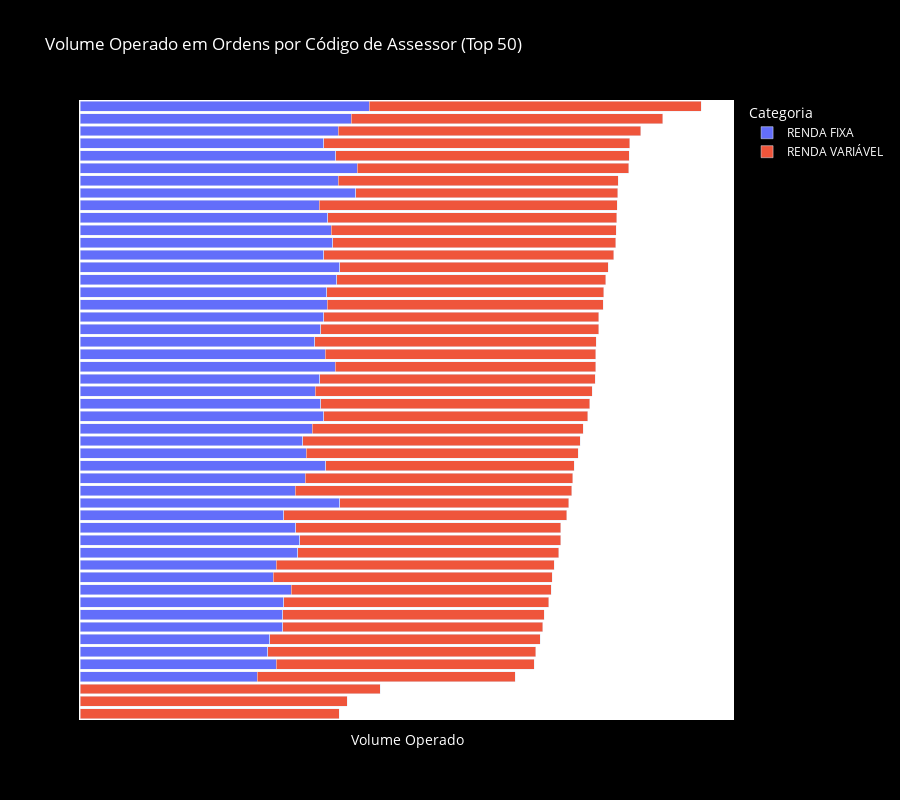

Write notebook code for a chart like this one.
### Code cell
# Criar visualização da relação de volume operado em ordens com escala logarítmica
df_plot = df.copy()
df_plot["volume_operado_total"] = (
    df_plot["volume_operado_rf"] + df_plot["volume_operado_rv"]
)
df_plot = df_plot[df_plot["volume_operado_total"] > 0]
df_plot = df_plot.sort_values(by="volume_operado_total", ascending=False).head(
    50
)
df_plot["codigo_assessor"] = df_plot["codigo_assessor"].astype(str)

# Selecionar apenas colunas de clientes relevantes
volume_columns = ["volume_operado_rf", "volume_operado_rv"]

# Criar DataFrame no formato longo para plotly
df_long = df_plot.melt(
    id_vars=["codigo_assessor"],
    value_vars=volume_columns,
    var_name="Categoria",
    value_name="Valor",
)

# Filtrar valores zero para evitar espaços em branco
df_long = df_long[df_long["Valor"] > 0]

# Aplicar transformação logarítmica para melhor visualização de valores pequenos
# Adicionar 1 para evitar log(0)
df_long["Valor_Log"] = df_long["Valor"].apply(
    lambda x: np.log10(x + 1) if x > 0 else 0
)

# Criar coluna mascarada com valores originais
df_long["Valor_Masked"] = df_long["Valor"].apply(mask_value)

# Mapear nomes mais amigáveis
category_names = {
    "volume_operado_rf": "RENDA FIXA",
    "volume_operado_rv": "RENDA VARIÁVEL",
}
df_long["Categoria"] = df_long["Categoria"].map(category_names)

# Criar gráfico de barras empilhadas horizontal com escala logarítmica
fig = px.bar(
    df_long,
    x="Valor_Log",  # Usar valor logarítmico para visualização
    y="codigo_assessor",
    color="Categoria",
    title="Volume Operado em Ordens por Código de Assessor (Top 50)",
    labels={
        "codigo_assessor": "Código do Assessor",
        "Valor_Log": "Volume Operado",
    },
    custom_data=["Valor_Masked", "Categoria"],
    orientation="h",
)

# Atualizar layout para melhor visualização
fig.update_traces(
    hovertemplate="<b>Assessor:</b> %{y}<br>"
    + "<b>Categoria:</b> %{customdata[1]}<br>"
    + "<b>Valor:</b> %{customdata[0]}<br>"
    + "<extra></extra>"
)
fig.update_layout(
    xaxis_title="Volume Operado",
    xaxis=dict(showticklabels=False),  # Esconder valores no eixo X
    yaxis=dict(categoryorder="total ascending", showticklabels=False),
    yaxis_title="",
    plot_bgcolor="white",
    paper_bgcolor="black",
    title_font_color="white",
    height=800,
    barmode="stack",
    showlegend=True,
    legend=dict(
        title="Categoria",
        orientation="v",
        yanchor="top",
        y=1,
        xanchor="left",
        x=1.02,
        font=dict(color="white"),
    ),
)

fig.update_xaxes(title_font=dict(color="white"))

fig.show()

### Figure 1 — Plotly figure (JSON) as saved in the notebook; plotly's stock layout.template omitted (floating-point values rounded to 4 significant figures)
{"data": [{"customdata": [["31******.**", "RENDA FIXA"], ["10******.**", "RENDA FIXA"], ["20*****.**", "RENDA FIXA"], ["49*****.**", "RENDA FIXA"], ["16*****.**", "RENDA FIXA"], ["42*****.**", "RENDA FIXA"], ["20*****.**", "RENDA FIXA"], ["26*****.**", "RENDA FIXA"], ["32*****.**", "RENDA FIXA"], ["15******.**", "RENDA FIXA"], ["36*****.**", "RENDA FIXA"], ["50*****.**", "RENDA FIXA"], ["19****.**", "RENDA FIXA"], ["12*****.**", "RENDA FIXA"], ["13******.**", "RENDA FIXA"], ["17*****.**", "RENDA FIXA"], ["25*****.**", "RENDA FIXA"], ["10****.**", "RENDA FIXA"], ["25*****.**", "RENDA FIXA"], ["12*****.**", "RENDA FIXA"], ["12****.**", "RENDA FIXA"], ["60****.**", "RENDA FIXA"], ["16*****.**", "RENDA FIXA"], ["21*****.**", "RENDA FIXA"], ["38****.**", "RENDA FIXA"], ["53*****.**", "RENDA FIXA"], ["45*****.**", "RENDA FIXA"], ["22*****.**", "RENDA FIXA"], ["72****.**", "RENDA FIXA"], ["10*****.**", "RENDA FIXA"], ["17*****.**", "RENDA FIXA"], ["84***.**", "RENDA FIXA"], ["41*****.**", "RENDA FIXA"], ["69****.**", "RENDA FIXA"], ["20*****.**", "RENDA FIXA"], ["73***.**", "RENDA FIXA"], ["39****.**", "RENDA FIXA"], ["19****.**", "RENDA FIXA"], ["43****.**", "RENDA FIXA"], ["49****.**", "RENDA FIXA"], ["54*****.**", "RENDA FIXA"], ["18****.**", "RENDA FIXA"], ["30****.**", "RENDA FIXA"], ["18****.**", "RENDA FIXA"], ["23*****.**", "RENDA FIXA"], ["38***.**", "RENDA FIXA"], ["12****.**", "RENDA FIXA"]], "hovertemplate": "<b>Assessor:</b> %{y}<br><b>Categoria:</b> %{customdata[1]}<br><b>Valor:</b> %{customdata[0]}<br><extra></extra>", "legendgroup": "RENDA FIXA", "marker": {"color": "#636efa", "pattern": {"shape": ""}}, "name": "RENDA FIXA", "orientation": "h", "showlegend": true, "textposition": "auto", "type": "bar", "x": [7.498, 7.029, 6.314, 6.694, 6.206, 6.631, 6.313, 6.425, 6.507, 7.187, 6.557, 6.701, 5.286, 6.085, 7.143, 6.24, 6.401, 5.005, 6.408, 6.1, 5.089, 5.778, 6.216, 6.323, 5.583, 6.728, 6.659, 6.353, 5.859, 6.019, 6.239, 4.925, 6.623, 5.845, 6.321, 4.866, 5.594, 5.286, 5.641, 5.691, 6.738, 5.256, 5.478, 5.262, 6.375, 4.589, 5.086], "xaxis": "x", "y": ["101", "91", "95", "2", "79", "9", "33", "93", "15", "22", "12", "83", "32", "45", "119", "104", "103", "92", "13", "16", "53", "102", "52", "113", "24", "10", "29", "117", "5", "71", "62", "63", "0", "64", "96", "19", "8", "80", "3", "56", "77", "108", "43", "50", "1", "20", "66"], "yaxis": "y"}, {"customdata": [["40*******.**", "RENDA VARIÁVEL"], ["11*******.**", "RENDA VARIÁVEL"], ["87******.**", "RENDA VARIÁVEL"], ["68******.**", "RENDA VARIÁVEL"], ["60******.**", "RENDA VARIÁVEL"], ["53******.**", "RENDA VARIÁVEL"], ["40******.**", "RENDA VARIÁVEL"], ["33******.**", "RENDA VARIÁVEL"], ["31******.**", "RENDA VARIÁVEL"], ["24******.**", "RENDA VARIÁVEL"], ["10******.**", "RENDA VARIÁVEL"], ["21******.**", "RENDA VARIÁVEL"], ["17******.**", "RENDA VARIÁVEL"], ["21******.**", "RENDA VARIÁVEL"], ["20******.**", "RENDA VARIÁVEL"], ["62*****.**", "RENDA VARIÁVEL"], ["16******.**", "RENDA VARIÁVEL"], ["15******.**", "RENDA VARIÁVEL"], ["17******.**", "RENDA VARIÁVEL"], ["14******.**", "RENDA VARIÁVEL"], ["15******.**", "RENDA VARIÁVEL"], ["16******.**", "RENDA VARIÁVEL"], ["15******.**", "RENDA VARIÁVEL"], ["13******.**", "RENDA VARIÁVEL"], ["13******.**", "RENDA VARIÁVEL"], ["14******.**", "RENDA VARIÁVEL"], ["92*****.**", "RENDA VARIÁVEL"], ["93*****.**", "RENDA VARIÁVEL"], ["10******.**", "RENDA VARIÁVEL"], ["11******.**", "RENDA VARIÁVEL"], ["10******.**", "RENDA VARIÁVEL"], ["95*****.**", "RENDA VARIÁVEL"], ["10******.**", "RENDA VARIÁVEL"], ["55*****.**", "RENDA VARIÁVEL"], ["85*****.**", "RENDA VARIÁVEL"], ["69*****.**", "RENDA VARIÁVEL"], ["88*****.**", "RENDA VARIÁVEL"], ["83*****.**", "RENDA VARIÁVEL"], ["73*****.**", "RENDA VARIÁVEL"], ["72*****.**", "RENDA VARIÁVEL"], ["59*****.**", "RENDA VARIÁVEL"], ["58*****.**", "RENDA VARIÁVEL"], ["84****.**", "RENDA VARIÁVEL"], ["60*****.**", "RENDA VARIÁVEL"], ["54*****.**", "RENDA VARIÁVEL"], ["53*****.**", "RENDA VARIÁVEL"], ["52*****.**", "RENDA VARIÁVEL"], ["27*****.**", "RENDA VARIÁVEL"], ["49*****.**", "RENDA VARIÁVEL"], ["48*****.**", "RENDA VARIÁVEL"]], "hovertemplate": "<b>Assessor:</b> %{y}<br><b>Categoria:</b> %{customdata[1]}<br><b>Valor:</b> %{customdata[0]}<br><extra></extra>", "legendgroup": "RENDA VARIÁVEL", "marker": {"color": "#EF553B", "pattern": {"shape": ""}}, "name": "RENDA VARIÁVEL", "orientation": "h", "showlegend": true, "textposition": "auto", "type": "bar", "x": [8.608, 8.078, 7.941, 7.838, 7.782, 7.726, 7.605, 7.521, 7.496, 7.395, 7.034, 7.332, 7.254, 7.334, 7.302, 6.795, 7.207, 7.181, 7.239, 7.155, 7.184, 7.209, 7.188, 7.143, 7.129, 7.161, 6.964, 6.971, 7.02, 7.06, 7.022, 6.978, 7.007, 6.743, 6.931, 6.842, 6.945, 6.923, 6.869, 6.862, 6.772, 6.768, 5.927, 6.782, 6.737, 6.728, 6.721, 6.434, 6.698, 6.687], "xaxis": "x", "y": ["101", "91", "95", "2", "6", "79", "9", "33", "93", "15", "22", "12", "83", "32", "45", "119", "104", "103", "92", "13", "16", "53", "102", "52", "113", "24", "10", "29", "117", "5", "71", "62", "63", "0", "64", "96", "19", "47", "8", "80", "3", "56", "77", "108", "43", "50", "98", "1", "20", "66"], "yaxis": "y"}], "layout": {"barmode": "stack", "height": 800, "legend": {"font": {"color": "white"}, "orientation": "v", "title": {"text": "Categoria"}, "tracegroupgap": 0, "x": 1.02, "xanchor": "left", "y": 1, "yanchor": "top"}, "paper_bgcolor": "black", "plot_bgcolor": "white", "showlegend": true, "title": {"font": {"color": "white"}, "text": "Volume Operado em Ordens por Código de Assessor (Top 50)"}, "xaxis": {"anchor": "y", "domain": [0, 1], "showticklabels": false, "title": {"font": {"color": "white"}, "text": "Volume Operado"}}, "yaxis": {"anchor": "x", "categoryorder": "total ascending", "domain": [0, 1], "showticklabels": false, "title": {"text": ""}}}}
